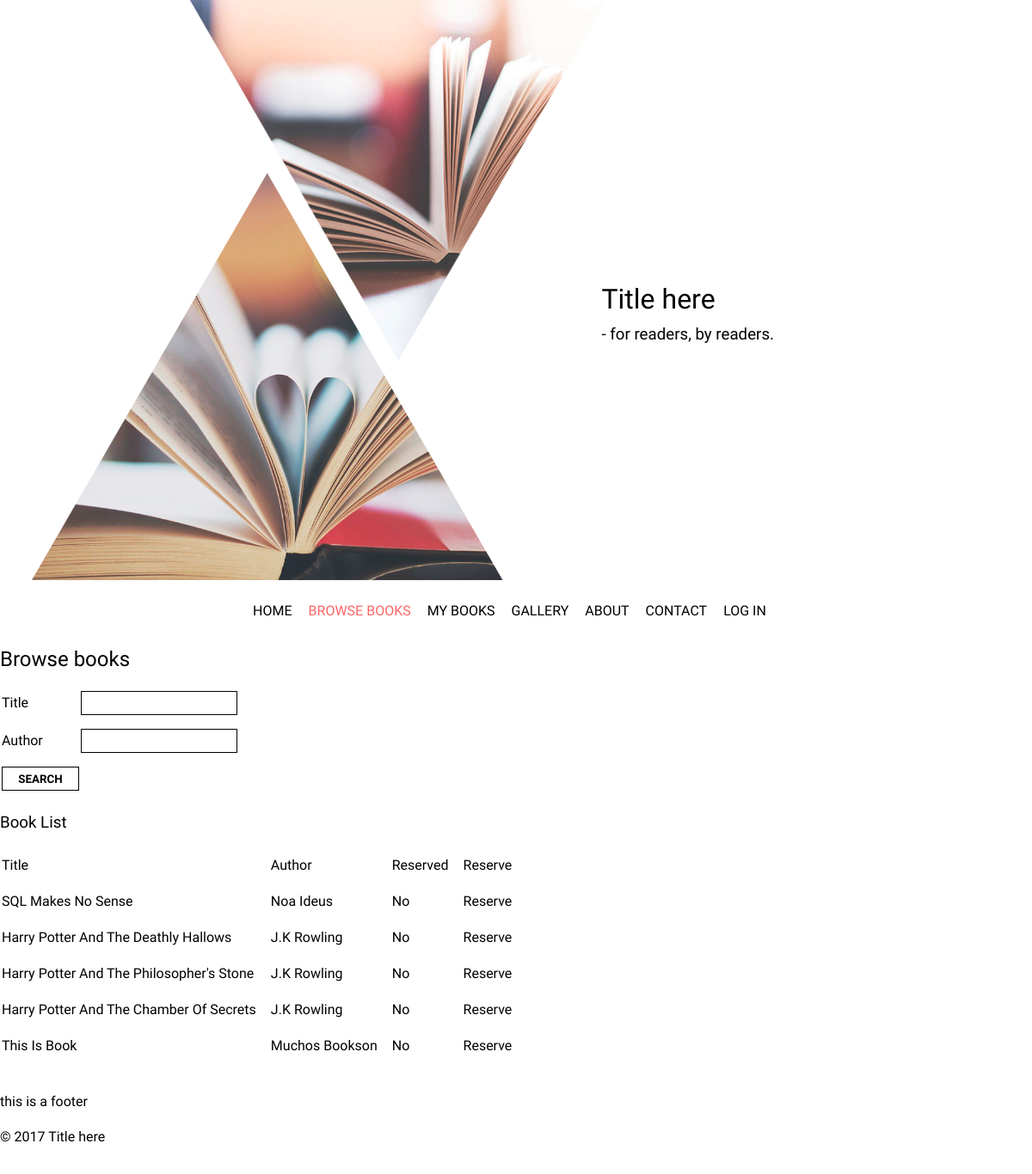
Screenshot of /browse.php with the database file from the repository.
### tables this page shows
CREATE TABLE `books` (
  `bookid` int(11) NOT NULL,
  `title` varchar(255) DEFAULT NULL,
  `author` varchar(255) DEFAULT NULL,
  `pages` int(11) DEFAULT NULL,
  `published` int(11) DEFAULT NULL,
  `edition` int(11) DEFAULT NULL,
  `reserved` tinyint(1) DEFAULT '0'
);

### config.php (called while the page is built, shortened)
<?php
$url = $_SERVER['REQUEST_URI'];
$strings = explode('/', $url);
$current_page = end($strings);
?>

### browse.php (the view, shortened to what this page needs)
<!doctype html>
<html lang="en">
<head>
	<link rel="stylesheet" type="text/css" href="book.css"/>
</head>
<body>
	<?php include("config.php"); ?>
    <?php include("header.php"); ?>
    <main>
        <h2>Browse books</h2>
            <form id="searchform" action="browse.php" method="POST">
				<table>
                    <tbody>
                        <tr>
                            <td>Title</td>
                            <td><input type="text" name="searchtitle"></td>
                        </tr>
						<tr>
                            <td>Author</td>
                            <td><input type="text" name="searchauthor"></td>
                        </tr>
                        <tr>
                            <td><input id="searchbutton" type="submit" name="submit" value="Search"></td>
                        </tr>
                    </tbody>
                </table>
            </form>
        <h3>Book List</h3>
    </main>
	<?php
		@ $db = new mysqli($dbserver, $dbuser, $dbpass, $dbname);
		$query = "select * from `books` where `reserved` = 0";
		$stmt = $db->prepare($query);
		$stmt->bind_result($bookid, $title, $author, $pages, $published, $edition, $reserved);
		$stmt->execute();
		echo '<table cellpadding="6">';
		echo '<tr><b> <td>Title</td> <td>Author</td> <td>Reserved</td> <td>Reserve</td></b></tr>';
		while ($stmt->fetch()) {
			if($reserved==1)
				$reserved="Yes";
			else {
				$reserved="No";
			}
			echo "<tr>";
			echo "<td> $title </td><td> $author </td><td> $reserved </td>";
			echo '<td><a href="reserveBook.php?bookid=' . urlencode($bookid) . '">Reserve</a></td>';
			echo "</tr>";
		}
		echo "</table>";
    ?>
    <?php include("footer.php"); ?>
</body>

### header.php
<header>
        <div id="title">
            <h1>Title here</h1>
            <h3>- for readers, by readers.</h3>
        </div>
        <img id="headerimg" src="pics/header.png" alt="header image"/>
        <nav id="menu">
            <ul>
                <li><a class="<?php echo ($current_page == 'index.php' || $current_page == '') ? 'active' : NULL ?>"
				href="index.php">Home</a></li>
                <li><a class="<?php echo ($current_page == 'browse.php') ? 'active' : NULL ?>"
				href="browse.php">Browse Books</a></li>
                <li><a class="<?php echo $current_page == 'books.php' ? 'active' : NULL ?>"
				href="books.php">My Books</a></li>
                <li><a class="<?php echo $current_page == 'gallery.php' ? 'active' : NULL ?>"
				href="gallery.php">Gallery</a></li>
                <li><a class="<?php echo $current_page == 'about.php' ? 'active' : NULL ?>"
				href="about.php">About</a></li>
                <li><a class="<?php echo $current_page == 'contact.php' ? 'active' : NULL ?>"
				href="contact.php">Contact</a></li>
                <li><a class="<?php echo $current_page == 'login.php' ? 'active' : NULL ?>"
				href="login.php">Log In</a></li>
            </ul>
        </nav>
    </header>

### footer.php
<footer>
        <p>this is a footer</p>
        <p>© 2017 Title here</p>
    </footer>

### book.css (style rules this page uses)
body { font-family: 'Catamaran', sans-serif; font-weight: 500; width: 1200px; margin: 0 auto; line-height: 26px; }
h1 { font-weight: 500; margin: 15px 0px; }
h2 { font-weight: 500; margin: 15px 0px; }
h3 { font-weight: 400; margin: 15px 0px; }
p { margin: 15px 0; }
main { margin: 15px 0px; }
a { color: #ff6666; text-decoration: none; }
header { position: relative; }
#headerimg { width: 100%; padding: 0; border: none; }
#title { position: absolute; right: 300px; top: 320px; }
#menu { width: 100%; background: #fff; text-align: center; }
#menu ul { list-style-type: none; margin: 0; padding: 0; }
#menu a { color: #000; text-decoration: none; text-transform: uppercase; display: block; padding: 15px 15px 15px 0px;; }
#menu li { list-style: none; display: inline-block; }
footer { padding: 15px 0px; background-color: #fff; }
footer p { color: #000; }
#searchform input { margin: 7px 0px; }
input { font-family: 'Catamaran', sans-serif; width: 180px; height: 26px; border: solid; border-width: 1px; border-color: #000; padding: 0px; margin: 0px; }
#searchform td { padding: 0px; }
td, th { padding: 7px 15px 7px 0px; }
td a { color: #000; text-decoration: none; }
#searchbutton { width: 90px; height: 28px; color: #000; font-family: 'Catamaran', sans-serif; font-weight: 600; text-transform: uppercase; border: solid; border-width: 1px; border-color: #000; background-color: #fff; margin: 15px 0px; }
#menu .active { color: #ff6666; }

### rows the page displays
books: title "SQL Makes No Sense", author "Noa Ideus", reserved "No"
books: title "Harry Potter And The Deathly Hallows", author "J.K Rowling", reserved "No"
books: title "Harry Potter And The Philosopher's Stone", author "J.K Rowling", reserved "No"
books: title "Harry Potter And The Chamber Of Secrets", author "J.K Rowling", reserved "No"
books: title "This Is Book", author "Muchos Bookson", reserved "No"
